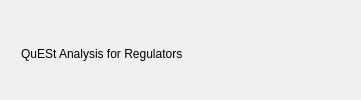
     <widget class="QFrame" name="frame_2">
      <property name="styleSheet">
       <string notr="true"/>
      </property>
      <property name="frameShape">
       <enum>QFrame::NoFrame</enum>
      </property>
      <property name="frameShadow">
       <enum>QFrame::Raised</enum>
      </property>
      <layout class="QHBoxLayout" name="horizontalLayout_2">
       <property name="leftMargin">
        <number>8</number>
       </property>
       <property name="topMargin">
        <number>8</number>
       </property>
       <property name="rightMargin">
        <number>0</number>
       </property>
       <property name="bottomMargin">
        <number>0</number>
       </property>
       <item>
        <widget class="QLabel" name="label_53">
         <property name="sizePolicy">
          <sizepolicy hsizetype="Fixed" vsizetype="Fixed">
           <horstretch>0</horstretch>
           <verstretch>0</verstretch>
          </sizepolicy>
         </property>
         <property name="maximumSize">
          <size>
           <width>20</width>
           <height>32</height>
          </size>
         </property>
         <property name="text">
          <string/>
         </property>
         <property name="pixmap">
          <pixmap resource="../resources.qrc">:/logo/images/logo/Quest_Q_RGB.png</pixmap>
         </property>
         <property name="scaledContents">
          <bool>true</bool>
         </property>
        </widget>
       </item>
       <item>
        <widget class="QLabel" name="label_23">
         <property name="styleSheet">
          <string notr="true">font: 12pt &quot;Segoe UI&quot;;</string>
         </property>
         <property name="text">
          <string>QuESt Analysis for Regulators</string>
         </property>
        </widget>
       </item>
       <item>
        <spacer name="horizontalSpacer">
         <property name="orientation">
          <enum>Qt::Horizontal</enum>
         </property>
         <property name="sizeHint" stdset="0">
          <size>
           <width>40</width>
           <height>20</height>
          </size>
         </property>
        </spacer>
       </item>
       <item>
        <widget class="QPushButton" name="mini">
         <property name="toolTip">
          <string>&lt;html&gt;&lt;head/&gt;&lt;body&gt;&lt;p&gt;Minimize&lt;/p&gt;&lt;/body&gt;&lt;/html&gt;</string>
         </property>
         <property name="text">
          <string/>
         </property>
         <property name="icon">
          <iconset resource="../resources.qrc">
           <normaloff>:/dark_icon/images/dark_icon/remove_24dp_FILL0_wght200_GRAD0_opsz24.png</normaloff>:/dark_icon/images/dark_icon/remove_24dp_FILL0_wght200_GRAD0_opsz24.png</iconset>
         </property>
         <property name="iconSize">
          <size>
           <width>24</width>
           <height>24</height>
          </size>
         </property>
         <property name="flat">
          <bool>true</bool>
         </property>
        </widget>
       </item>
       <item>
        <widget class="QPushButton" name="maxi">
         <property name="toolTip">
          <string>&lt;html&gt;&lt;head/&gt;&lt;body&gt;&lt;p&gt;Maximize&lt;/p&gt;&lt;/body&gt;&lt;/html&gt;</string>
         </property>
         <property name="text">
          <string/>
         </property>
         <property name="icon">
          <iconset resource="../resources.qrc">
           <normaloff>:/dark_icon/images/dark_icon/open_in_new_24dp_FILL0_wght200_GRAD0_opsz24.png</normaloff>:/dark_icon/images/dark_icon/open_in_new_24dp_FILL0_wght200_GRAD0_opsz24.png</iconset>
         </property>
         <property name="iconSize">
          <size>
           <width>24</width>
           <height>24</height>
          </size>
         </property>
         <property name="flat">
          <bool>true</bool>
         </property>
        </widget>
       </item>
       <item>
        <widget class="QPushButton" name="exit">
         <property name="toolTip">
          <string>&lt;html&gt;&lt;head/&gt;&lt;body&gt;&lt;p&gt;Exit&lt;/p&gt;&lt;/body&gt;&lt;/html&gt;</string>
         </property>
         <property name="text">
          <string/>
         </property>
         <property name="icon">
          <iconset resource="../resources.qrc">
           <normaloff>:/dark_icon/images/dark_icon/close_24dp_FILL0_wght200_GRAD0_opsz24.png</normaloff>:/dark_icon/images/dark_icon/close_24dp_FILL0_wght200_GRAD0_opsz24.png</iconset>
         </property>
         <property name="iconSize">
          <size>
           <width>24</width>
           <height>24</height>
          </size>
         </property>
         <property name="flat">
          <bool>true</bool>
         </property>
        </widget>
       </item>
      </layout>
     </widget>
